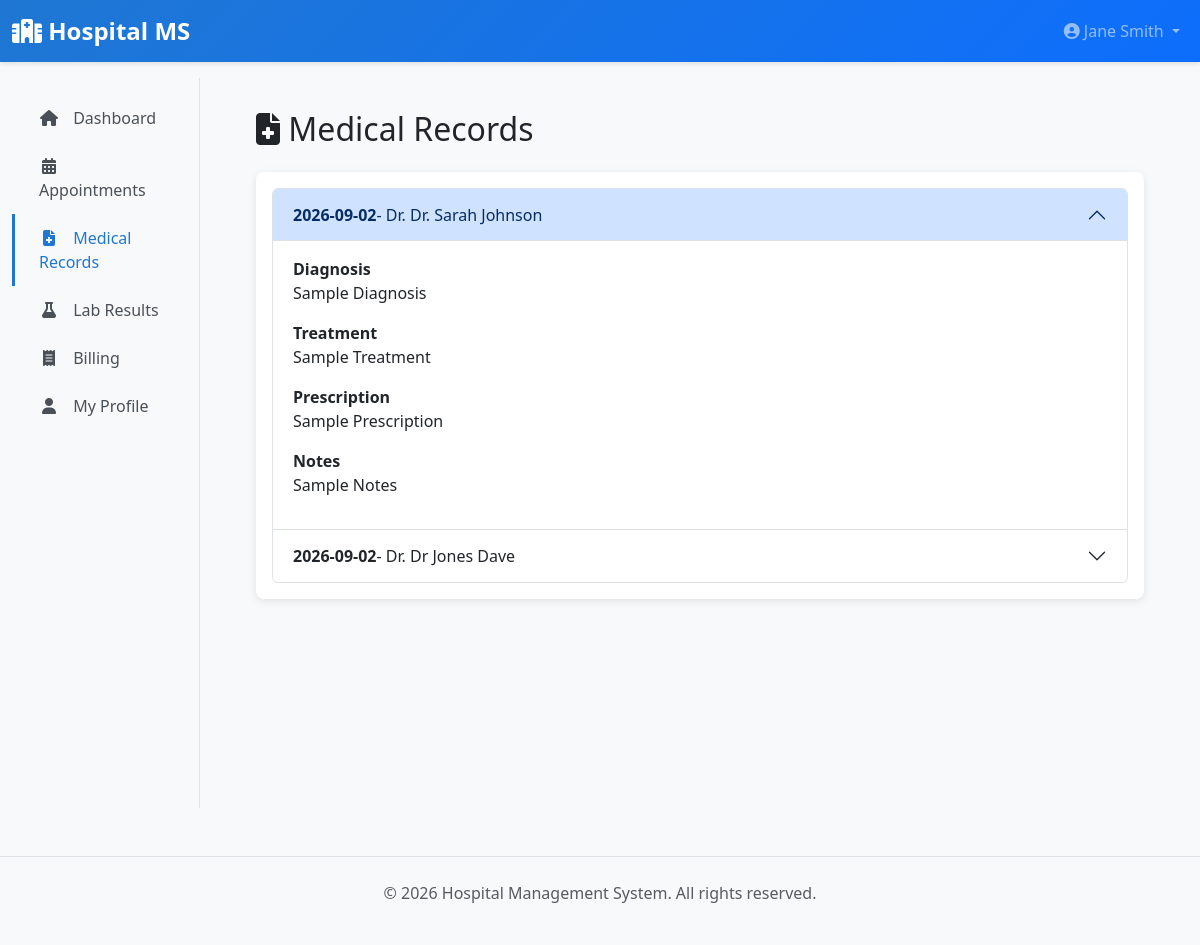
Page /patient/medical-records (signed in) on the committed database.
### app/models/__init__.py (models this page shows, shortened)
class User(UserMixin, db.Model):
    __tablename__ = 'users'
    id = db.Column(db.Integer, primary_key=True)
    username = db.Column(db.String(80), unique=True, nullable=False, index=True)
    email = db.Column(db.String(120), unique=True, nullable=False, index=True)
    password_hash = db.Column(db.String(255), nullable=False)
    first_name = db.Column(db.String(80))
    last_name = db.Column(db.String(80))
    phone = db.Column(db.String(20))
    role = db.Column(db.Enum(UserRole), nullable=False, default=UserRole.PATIENT)
    is_active = db.Column(db.Boolean, default=True)
    created_at = db.Column(db.DateTime, default=datetime.utcnow)
    updated_at = db.Column(db.DateTime, default=datetime.utcnow, onupdate=datetime.utcnow)
    patient = db.relationship('Patient', uselist=False, back_populates='user', foreign_keys='Patient.user_id', cascade='all, delete-orphan', passive_deletes=True)
    doctor = db.relationship('Doctor', uselist=False, back_populates='user', foreign_keys='Doctor.user_id', cascade='all, delete-orphan', passive_deletes=True)
    lab_staff = db.relationship('LabStaff', uselist=False, back_populates='user', foreign_keys='LabStaff.user_id', cascade='all, delete-orphan', passive_deletes=True)
    def get_full_name(self):
        return f"{self.first_name} {self.last_name}".strip()

class MedicalRecord(db.Model):
    __tablename__ = 'medical_records'
    id = db.Column(db.Integer, primary_key=True)
    patient_id = db.Column(db.Integer, db.ForeignKey('patients.id'), nullable=False)
    doctor_id = db.Column(db.Integer, db.ForeignKey('doctors.id'), nullable=False)
    diagnosis = db.Column(db.Text, nullable=False)
    treatment = db.Column(db.Text)
    prescription = db.Column(db.Text)
    notes = db.Column(db.Text)
    visit_date = db.Column(db.DateTime, default=datetime.utcnow)
    created_at = db.Column(db.DateTime, default=datetime.utcnow)
    prescriptions = db.relationship('Prescription', back_populates='medical_record', foreign_keys='Prescription.medical_record_id', cascade='all, delete-orphan')
    patient = db.relationship('Patient', back_populates='medical_records')
    doctor = db.relationship('Doctor', back_populates='medical_records')

### app/blueprints/patient.py (the view)
@patient_bp.route('/medical-records')
@login_required
@patient_required
def medical_records():
    patient = current_user.patient
    page = request.args.get('page', 1, type=int)
    records = MedicalRecord.query.filter_by(patient_id=patient.id).order_by(
        MedicalRecord.created_at.desc()
    ).paginate(page=page, per_page=10)
    return render_template('patient/medical_records.html', records=records)

### app/blueprints/patient.py (called while the page is built)
def patient_required(f):
    @wraps(f)
    def decorated_function(*args, **kwargs):
        if not current_user.is_authenticated or current_user.role != UserRole.PATIENT:
            flash('You do not have permission to access this page.', 'danger')
            return redirect(url_for('main.dashboard'))
        return f(*args, **kwargs)
    return decorated_function

### app/templates/patient/medical_records.html (shortened to what this page needs)
{% extends "layouts/base.html" %}
{% block content %}
<h2 class="mb-4"><i class="fas fa-file-medical"></i> Medical Records</h2>
<div class="card">
    <div class="card-body">
        {% if records.items %}
        <div class="accordion" id="medicalRecordsAccordion">
            {% for record in records.items %}
            <div class="accordion-item">
                <h2 class="accordion-header" id="heading{{ record.id }}">
                    <button class="accordion-button {% if loop.first %}{% else %}collapsed{% endif %}" type="button" data-bs-toggle="collapse" data-bs-target="#collapse{{ record.id }}">
                        <strong>{{ record.visit_date.strftime('%Y-%m-%d') }}</strong> - Dr. {{ record.doctor.user.get_full_name() }}
                    </button>
                </h2>
                <div id="collapse{{ record.id }}" class="accordion-collapse collapse {% if loop.first %}show{% endif %}" data-bs-parent="#medicalRecordsAccordion">
                    <div class="accordion-body">
                        <div class="mb-3">
                            <label class="fw-bold">Diagnosis</label>
                            <p>{{ record.diagnosis }}</p>
                        </div>
                        {% if record.treatment %}
                        <div class="mb-3">
                            <label class="fw-bold">Treatment</label>
                            <p>{{ record.treatment }}</p>
                        </div>
                        {% endif %}
                        {% if record.prescription %}
                        <div class="mb-3">
                            <label class="fw-bold">Prescription</label>
                            <p>{{ record.prescription }}</p>
                        </div>
                        {% endif %}
                        {% if record.notes %}
                        <div class="mb-3">
                            <label class="fw-bold">Notes</label>
                            <p>{{ record.notes }}</p>
                        </div>
                        {% endif %}
                    </div>
                </div>
            </div>
            {% endfor %}
        </div>
        {% else %}
        <p class="text-muted text-center my-3">No medical records available.</p>
        {% endif %}
    </div>
</div>
{% endblock %}

### app/templates/layouts/base.html (shortened to what this page needs)
<!DOCTYPE html>
<html lang="en">
<head>
    <link href="https://cdnjs.cloudflare.com/ajax/libs/bootstrap/5.3.0/css/bootstrap.min.css" rel="stylesheet">
    <link href="https://cdnjs.cloudflare.com/ajax/libs/font-awesome/6.4.0/css/all.min.css" rel="stylesheet">
</head>
<body>
    <nav class="navbar navbar-expand-lg navbar-dark sticky-top">
        <div class="container-fluid">
            <a class="navbar-brand" href="{{ url_for('main.dashboard') }}">
                <i class="fas fa-hospital"></i> Hospital MS
            </a>
            <div class="collapse navbar-collapse" id="navbarNav">
                <ul class="navbar-nav ms-auto">
                    {% if current_user.is_authenticated %}
                        <li class="nav-item dropdown">
                            <a class="nav-link dropdown-toggle" href="#" id="userDropdown" role="button" data-bs-toggle="dropdown">
                                <i class="fas fa-user-circle"></i> {{ current_user.get_full_name() or current_user.username }}
                            </a>
                        </li>
                    {% else %}
                        <li class="nav-item">
                            <a class="nav-link" href="{{ url_for('auth.login') }}">Login</a>
                        </li>
                    {% endif %}
                </ul>
            </div>
        </div>
    </nav>
    {% if current_user.is_authenticated %}
        <div class="container-fluid">
            <div class="row">
                <nav class="col-md-3 col-lg-2 d-md-block bg-light sidebar">
                    <div class="position-sticky pt-3">
                        <ul class="nav flex-column">
                            {% if current_user.role.value == 'admin' %}
                                <li class="nav-item">
                                    <a class="nav-link {% if request.endpoint == 'admin.dashboard' %}active{% endif %}" href="{{ url_for('admin.dashboard') }}">
                                        <i class="fas fa-home"></i> Dashboard
                                    </a>
                                </li>
                                <li class="nav-item">
                                    <a class="nav-link {% if request.endpoint in ['admin.users_list', 'admin.create_user', 'admin.edit_user'] %}active{% endif %}" href="{{ url_for('admin.users_list') }}">
                                        <i class="fas fa-users"></i> Users
                                    </a>
                                </li>
                                <li class="nav-item">
                                    <a class="nav-link {% if request.endpoint in ['admin.doctors_list', 'admin.edit_doctor'] %}active{% endif %}" href="{{ url_for('admin.doctors_list') }}">
                                        <i class="fas fa-user-md"></i> Doctors
                                    </a>
                                </li>
                                <li class="nav-item">
                                    <a class="nav-link {% if request.endpoint in ['admin.beds_list', 'admin.create_bed'] %}active{% endif %}" href="{{ url_for('admin.beds_list') }}">
                                        <i class="fas fa-bed"></i> Beds
                                    </a>
                                </li>
                                <li class="nav-item">
                                    <a class="nav-link {% if request.endpoint in ['admin.departments_list', 'admin.create_department'] %}active{% endif %}" href="{{ url_for('admin.departments_list') }}">
                                        <i class="fas fa-sitemap"></i> Departments
                                    </a>
                                </li>
                                <li class="nav-item">
                                    <a class="nav-link {% if request.endpoint in ['admin.insurances_list', 'admin.create_insurance'] %}active{% endif %}" href="{{ url_for('admin.insurances_list') }}">
                                        <i class="fas fa-hand-holding-medical"></i> Insurances
                                    </a>
                                </li>
                                <li class="nav-item">
                                    <a class="nav-link {% if request.endpoint == 'admin.audit_logs' %}active{% endif %}" href="{{ url_for('admin.audit_logs') }}">
                                        <i class="fas fa-history"></i> Audit Logs
                                    </a>
                                </li>
                                <li class="nav-item">
                                    <a class="nav-link {% if request.endpoint in ['admin.lab_tests_list', 'admin.create_lab_test'] %}active{% endif %}" href="{{ url_for('admin.lab_tests_list') }}">
                                        <i class="fas fa-flask"></i> Lab Tests
                                    </a>
                                </li>
                                <li class="nav-item">
                                    <a class="nav-link {% if request.endpoint == 'admin.reports' %}active{% endif %}" href="{{ url_for('admin.reports') }}">
                                        <i class="fas fa-chart-bar"></i> Reports
                                    </a>
                                </li>
                            {% else %}
                                <li class="nav-item">
                                    <a class="nav-link {% if request.endpoint == 'patient.dashboard' %}active{% endif %}" href="{{ url_for('patient.dashboard') }}">
                                        <i class="fas fa-home"></i> Dashboard
                                    </a>
                                </li>
                                <li class="nav-item">
                                    <a class="nav-link {% if request.endpoint in ['patient.appointments', 'patient.view_appointment'] %}active{% endif %}" href="{{ url_for('patient.appointments') }}">
                                        <i class="fas fa-calendar-alt"></i> Appointments
                                    </a>
                                </li>
                                <li class="nav-item">
                                    <a class="nav-link {% if request.endpoint in ['patient.medical_records', 'patient.view_medical_record'] %}active{% endif %}" href="{{ url_for('patient.medical_records') }}">
                                        <i class="fas fa-file-medical"></i> Medical Records
                                    </a>
                                </li>
                                <li class="nav-item">
                                    <a class="nav-link {% if request.endpoint in ['patient.lab_results', 'patient.view_lab_result'] %}active{% endif %}" href="{{ url_for('patient.lab_results') }}">
                                        <i class="fas fa-flask"></i> Lab Results
                                    </a>
                                </li>
                                <li class="nav-item">
                                    <a class="nav-link {% if request.endpoint in ['patient.billing', 'patient.view_bill'] %}active{% endif %}" href="{{ url_for('patient.billing') }}">
                                        <i class="fas fa-receipt"></i> Billing
                                    </a>
                                </li>
                                <li class="nav-item">
                                    <a class="nav-link {% if request.endpoint in ['patient.profile', 'patient.edit_profile'] %}active{% endif %}" href="{{ url_for('patient.profile') }}">
                                        <i class="fas fa-user"></i> My Profile
                                    </a>
                                </li>
                            {% endif %}
                        </ul>
                    </div>
                </nav>
                <main class="col-md-9 ms-sm-auto col-lg-10 px-md-4">
                    <div class="main-content">
                        {% block content %}{% endblock %}
                    </div>
                </main>
            </div>
        </div>
    {% else %}
        <div style="min-height: calc(100vh - 70px); padding: 2rem;">
            {% block auth_content %}{% endblock %}
        </div>
    {% endif %}
    <footer class="bg-light py-4 mt-5 border-top">
        <div class="container text-center text-muted">
            <p>&copy; 2026 Hospital Management System. All rights reserved.</p>
        </div>
    </footer>
</body>
</html>

### app/templates/layouts/base.html (style rules this page uses)
:root { --primary-color: #1f77d2; --secondary-color: #0d6efd; --danger-color: #dc3545; }
body { background-color: #f8f9fa; font-family: 'Segoe UI', Tahoma, Geneva, Verdana, sans-serif; }
.navbar { background: linear-gradient(135deg, var(--primary-color) 0%, var(--secondary-color) 100%); box-shadow: 0 2px 4px rgba(0,0,0,0.1); }
.navbar-brand { font-weight: 700; font-size: 1.5rem; color: white !important; }
.sidebar { background-color: #fff; min-height: calc(100vh - 70px); border-right: 1px solid #dee2e6; }
.sidebar .nav-link { color: #495057; border-left: 3px solid transparent; padding: 0.75rem 1.5rem; transition: all 0.3s ease; }
.sidebar .nav-link:hover, .sidebar .nav-link.active { color: var(--primary-color); background-color: #f8f9fa; border-left-color: var(--primary-color); }
.sidebar .nav-link i { width: 20px; text-align: center; margin-right: 10px; }
.main-content { padding: 2rem; }
.card { border: 0; box-shadow: 0 2px 8px rgba(0,0,0,0.1); border-radius: 8px; margin-bottom: 1.5rem; }

### rows in the picture
User: first_name+last_name "Jane Smith"
MedicalRecord: visit_date "2026-09-02", doctor.user.get_full_name "Dr. Sarah Johnson", diagnosis "Sample Diagnosis", treatment "Sample Treatment", prescription "Sample Prescription", notes "Sample Notes"
MedicalRecord: visit_date "2026-09-02", doctor.user.get_full_name "Dr Jones Dave"
